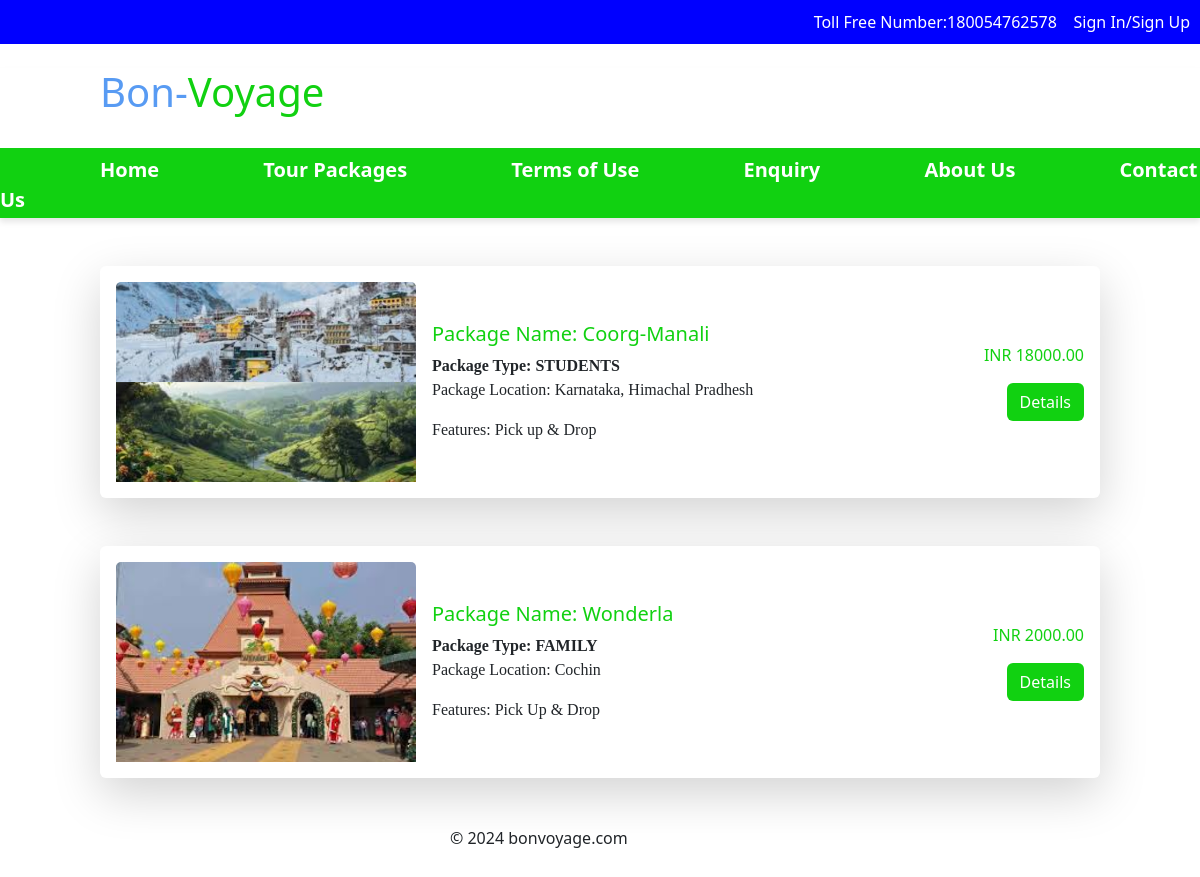
/tour/package/, run on the app's committed database.
### tour/models.py (models this page shows)
class Package(models.Model):
    name = models.CharField(max_length=200)
    package_type = models.CharField(max_length=100)
    location = models.CharField(max_length=100)
    features = models.TextField()
    price = models.DecimalField(max_digits=10, decimal_places=2)
    image = models.ImageField(upload_to="documents",default="image.jpg")
    details = models.TextField()

### tour/views.py (the view)
# urls.py: path('package/',views.package,name='package'),
def package(request):
    packages=Package.objects.all()
    return render(request,'package.html',{'packages':packages})

### templates/package.html (shortened to what this page needs)
<!DOCTYPE html>
{% load static %}
<html lang="en">
<head>
    <link href="https://cdn.jsdelivr.net/npm/bootstrap@5.3.3/dist/css/bootstrap.min.css" rel="stylesheet">
</head>
<body>
    <div id="div1">
    Toll Free Number:180054762578 &nbsp;&nbsp;<a href="{% url 'login' %}" style="color: white;"> Sign In/</a><a href="{% url 'register' %}" style="color: white;">Sign Up</a>
    </div><br>
    <div id="divs">
    <h1 style="margin-left: 100px;"><span style="color: rgb(88, 155, 243);">Bon-</span><span style="color: rgb(17, 209, 17);">Voyage</span></h1><br>
    <div id="div2">
        <b>
        <a id="a1" href="{% url 'home' %}">Home</a>
        <a id="a1" href="{% url 'package' %}">Tour Packages</a>
        <a id="a1" href="{% url 'terms' %}">Terms of Use</a>
        <a id="a1" href="{% url 'enquiry' %}">Enquiry</a>
        <a id="a1" href="{% url 'aboutus' %}">About Us</a>
        <a id="a1" href="{% url 'contactus' %}">Contact Us</a>
    </b>
    </div>
    </div>
    <div class="container mt-5" >
        {% for package in packages %}
        <div class="card border-0 shadow-lg" style="width: 1000px; margin: 0 auto;">
            <div class="card-body d-flex align-items-center justify-content-between">
                <img src="{{ package.image.url }}" class="card-img-top" alt="Image" style="height: 200px; width: 300px; object-fit: cover; z-index: 1;">
                <div class="text-left flex-grow-1 ms-3">
                    <h5 class="card-title" style="color:rgb(17, 209, 17);">Package Name: {{ package.name }}</h5>
                    <b><p class="card-text" style="font-family: times new roman;">Package Type: {{ package.package_type }} </p></b>
                    <p class="card-text" style="font-family: times new roman;">Package Location: {{ package.location }} </p>
                    <p class="card-text" style="font-family: times new roman;">Features: {{ package.features }}</p>
                </div>
                <div class="text-end">
                    <p class="card-text text-center" style="color:rgb(17, 209, 17);">INR {{ package.price }}</p>
                    <a href="{% url 'book' package.id %}" style="text-decoration: none;"><button class="btn text-white" style="background-color: rgb(17, 209, 17);">Details</button></a>
                </div>
            </div>
        </div>
    </div>
    <br><br>
    {% endfor %}
    <div style="margin: 0 auto; width: 300px;">
        <p >© 2024 bonvoyage.com</p>
    </div><br>
</body>
</html>

### templates/package.html (style rules this page uses)
#div1 { background-color: blue; color: white; text-align: right; font-weight: 500; padding: 10px; }
#div2 { background-color: rgb(17, 209, 17); height: 70px; padding-top: 7px; }
#div2 a { color: white; font-size: 20px; margin-left: 100px; }
a { text-decoration: none; }
img { height: 400px; width: 1520px; z-index: -2; }
#divs { position: sticky; top: 0; z-index: 1000; background-color: white; box-shadow: 0px 4px 6px rgba(0, 0, 0, 0.1); }

### data on the page
Package: image (picture), name "Coorg-Manali", package_type "STUDENTS", location "Karnataka, Himachal Pradhesh", features "Pick up & Drop", price "18000.00"
Package: image (picture), name "Wonderla", package_type "FAMILY", location "Cochin", features "Pick Up & Drop", price "2000.00"
